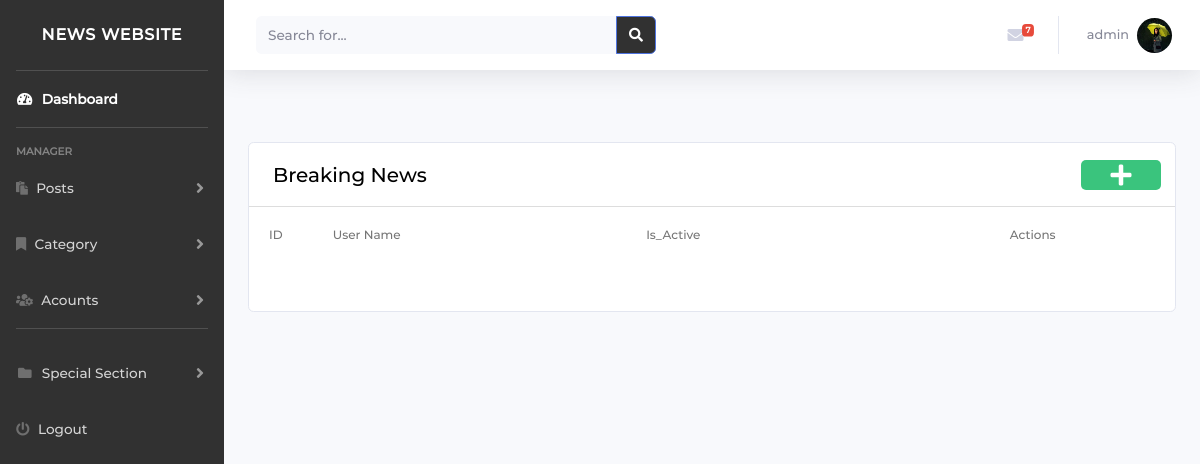
Before: /admin/bracking_news.php (signed in) with the older database file.
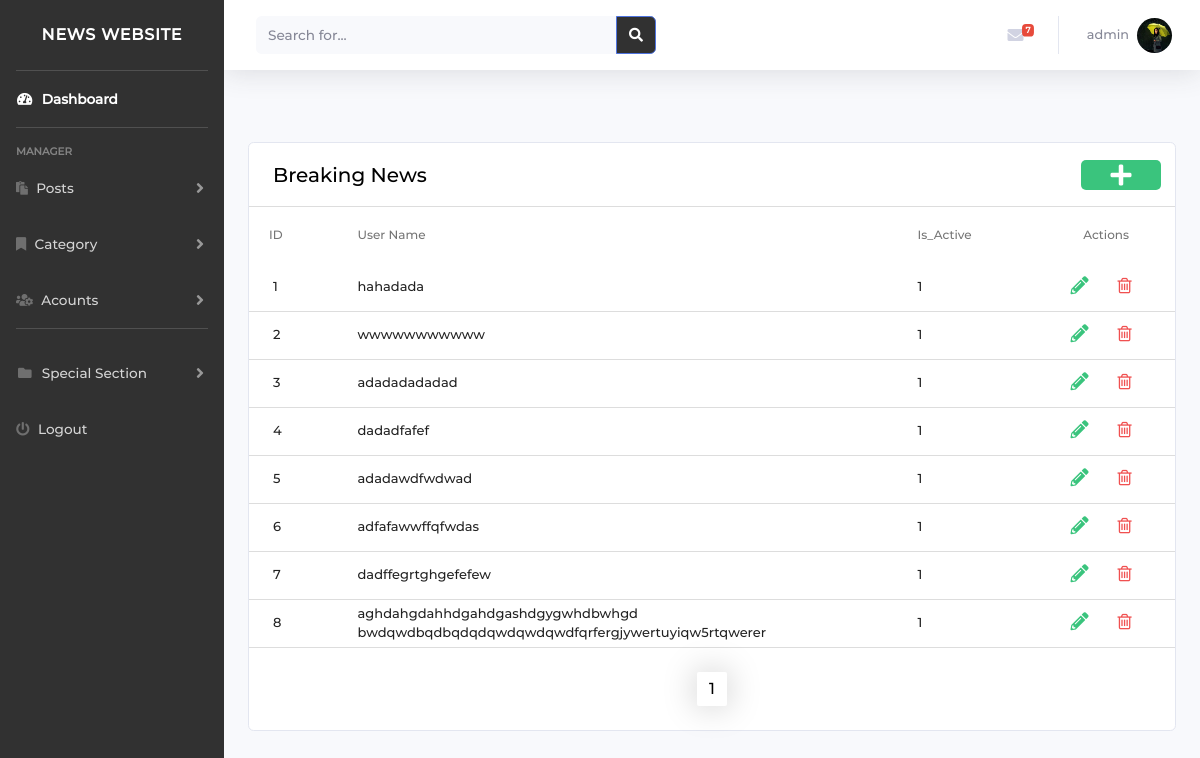
After: the same page with the newer database file.
### tables this page shows
CREATE TABLE `tblbrackingnews` (
  `id` int(255) NOT NULL,
  `brackingText` varchar(255) NOT NULL,
  `Is_Active` int(1) DEFAULT NULL
);

### admin/config/permissions.php (called while the page is built, shortened)
<?php
$permissions = [
    "dashboard.php" => ['admin', 'author'],
    "post_manager.php" => ['admin', 'author'],
    "change_image.php" => ['admin', 'author'],
    "add_post.php" => ['admin', 'author'],
    "edit_post.php" => ['admin', 'author'],
    "category_manager.php" => ['admin', 'author'],
    "edit_category.php" => ['admin', 'author'],
    "add_category.php" => ['admin'],
    "approved_post.php"=>['admin'],
    "manage_accounts.php" =>['admin'],
    "accounts_logic.php"=>['admin'],
    "add_users.php"=>['admin'],
    "account_activat.php"=>['admin'],
    "activat.php"=>['admin'],
    "navbar.php" =>['admin'],
    "top.php" =>['admin'],
    "footer.php" =>['admin'],
    "bracking_news.php" =>['admin'],
    "add_brackingnews.php" =>['admin']
];
function checkPermision($pageName, $role)
{
    global $permissions;
    $roles = $permissions[$pageName];
    for ($i = 0; $i < count($roles); $i++) {
        if ($role == $roles[$i])
            return true;
    }
    return false;
}

### admin/config/dbcon.php (called while the page is built, shortened)
<?php
require("connection.php");
$dbhost = "localhost";
 $dbuser = "Skafi";
 $dbpass = "mahmoudskafi00";
 $db = "news_db";
$conDb = new connection($dbhost,$dbuser ,$dbpass,$db);

### admin/config/connection.php (called while the page is built, shortened)
<?php
class connection
{
    function doSelectQuery($con, $sql)
    {
        $status = false;
        $data = array();
        $result = mysqli_query($con, $sql);
        $i = 0;
        $rows = mysqli_num_rows($result);
        if ($rows == 0)
            $status = true;
        while ($row = mysqli_fetch_array($result, MYSQLI_ASSOC)) {
            $data[$i] = $row;
            $status = true;
            $i += 1;
        }
        return ['status' => $status, 'data' => $data, 'rows' => $rows];
    }
}

### admin/bracking_news.php (the view, shortened to what the changed rows need)
<?php
require_once('./config/dbcon.php');
include('./config/permissions.php');
$pagename = basename($_SERVER['PHP_SELF']);
$role = $_SESSION['roles'];
if (checkPermision($pagename, $role)) {
    if (!isset($_SESSION['username'])) {
        header('location:login.php');
    } else {
?>
        <!DOCTYPE html>
        <html lang="en">
        <head>
            <?php require './include/links.php' ?>
        </head>
        <body>
            <?php
            $pageurl = $_GET['page'];
            ?>
            <?php require './include/navbar.php' ?>
            <br>
            <br>
            <div class="container">
                <div class="row">
                    <div id="admin" class="col s12">
                        <div class="card material-table">
                            <table id="datatable">
                                <thead class="head-tr-costom">
                                    <tr>
                                        <th style="padding-right: 40px !important;">ID</th>
                                        <th>User Name</th>
                                        <th>Is_Active</th>
                                        <th style="display: flex;align-items: center;justify-content: center;">Actions</th>
                                    </tr>
                                </thead>
                                <?php
                                $sql = $conDb->doSelectQuery($conn, "SELECT * FROM tblbrackingnews WHERE Is_Active=1");
                                $res_per_page = 10;
                                $number_of_res = $sql['rows'];
                                $number_of_pages = ceil($number_of_res / $res_per_page);
                                $sql = $conDb->doSelectQuery($conn, "SELECT * FROM tblbrackingnews WHERE Is_Active=1 ");
                                if ($sql['status'] == 1) {
                                    foreach ($sql['data'] as $row) {
                                ?>
                                        <tr id="<?php echo $row['id']; ?>">
                                            <td>
                                                <?php echo $row['id']; ?>
                                            </td>
                                            <td data-target="brackingText">
                                                <?php echo $row['brackingText']; ?>
                                            </td>
                                            <td>
                                                <?php echo $row['Is_Active']; ?>
                                            </td>
                                            <td class="td-custom">
                                                <div>
                                                    <a href="#" data-role="editnews" data-id=<?php echo $row['id'] ?>>
                                                        <i class="fas fas fa-pencil-alt" style="color: #3ac47d;"></i>
                                                    </a>
                                                    <a href="#" data-role="deletenews" data-id=<?php echo $row['id'] ?>>
                                                        <i class="fa fa-trash-o" style="color: #f05050">
                                                        </i>
                                                    </a>
                                                </div>
                                            </td>
                                        </tr>
                                    <?php
                                    }
                                    ?>
                            </table>
                    <?php
                                }
                            }
                    ?>
                    <br>
                    <div class="numbers_of_pages" id="myDIV" style="display:flex; justify-content: center;">
                        <?php
                        for ($page = 1; $page <= $number_of_pages; $page++) {
                            if ($page == $pageurl) {
                                echo '<a  class="thisA active" href="bracking_news.php?page=' . $page . '"> ' . $page . '  </a> ';
                            } else
                                echo '<a  class="thisA " href="bracking_news.php?page=' . $page . '"> ' . $page . '  </a> ';
                        }
                        ?>
                    </div>
                    <br>
                        </div>
                    </div>
                </div>
            </div>
        </body>
        </html>
    <?php
}
    ?>

Changed rows visible on the page:
added tblbrackingnews: id "1", brackingText "hahadada", Is_Active "1"
added tblbrackingnews: id "2", brackingText "wwwwwwwwwww", Is_Active "1"
added tblbrackingnews: id "3", brackingText "adadadadadad", Is_Active "1"
added tblbrackingnews: id "4", brackingText "dadadfafef", Is_Active "1"
added tblbrackingnews: id "5", brackingText "adadawdfwdwad", Is_Active "1"
added tblbrackingnews: id "6", brackingText "adfafawwffqfwdas", Is_Active "1"
added tblbrackingnews: id "7", brackingText "dadffegrtghgefefew", Is_Active "1"
added tblbrackingnews: id "8", brackingText "aghdahgdahhdgahdgashdgygwhdbwhgd bwdqwdbqdbqdqdqwdqwdqwdfqrfergjywertuyiqw5rtqwerer", Is_Active "1"
Other visible differences:
new list line: "1"
